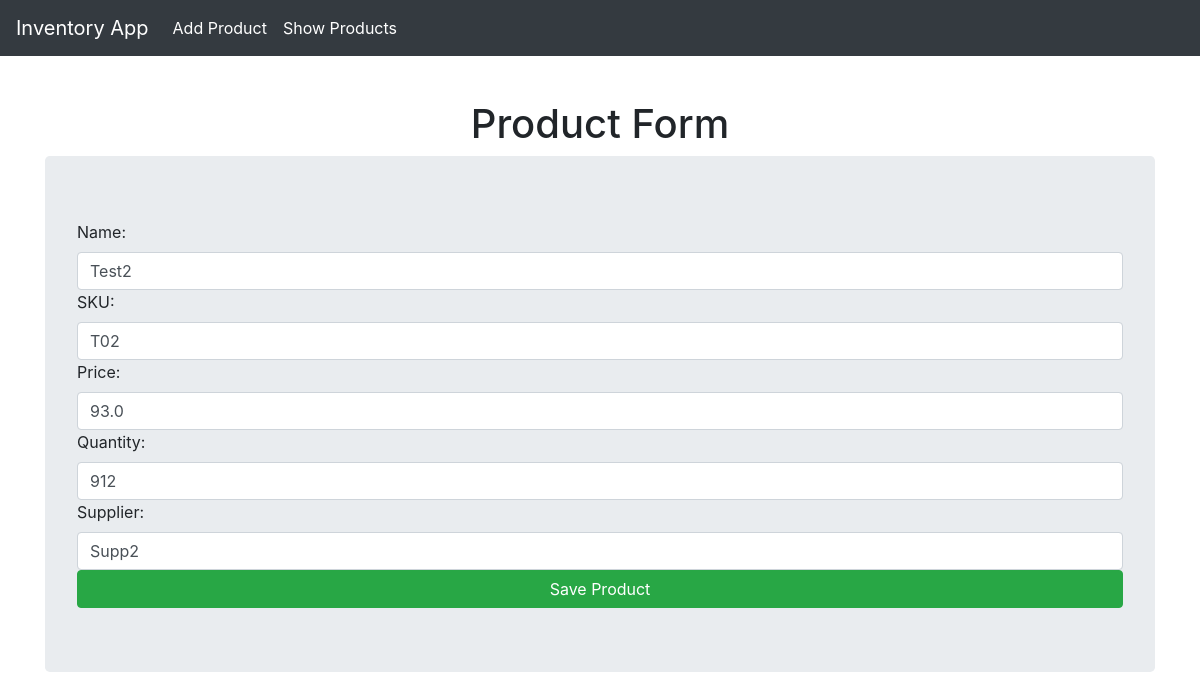
The page /update/3/ on the database its author committed.
### invApp/models.py (models this page shows, shortened)
class Product(models.Model):
    product_id = models.AutoField(primary_key=True)
    name = models.CharField(max_length=100)
    sku = models.CharField(max_length=50, unique=True)
    price = models.FloatField()
    quantity = models.IntegerField()
    supplier = models.CharField(max_length=100)

### invApp/views.py (the view)
# urls.py: path('update/<int:product_id>/', views.product_update_view, name='product_update'),
def product_update_view(request, product_id):
    product = Product.objects.get(product_id=product_id)
    form = ProductForm(instance=product)
    if request.method == "POST":
        form = ProductForm(request.POST, instance=product)
        if form.is_valid():
            form.save()
            return redirect('product_list')
    return render(request, 'invApp/product_form.html',
                  {'form':form})

### invApp/templates/invApp/product_form.html (shortened to what this page needs)
{% extends "invApp/layout.html" %}
{% block content %}
    <h1 class="text-center">Product Form</h1>
    <form method="POST" class="jumbotron">
        {{form}}
        <button class="btn btn-success btn-block" type="submit">
            Save Product
        </button>
    </form>
{% endblock %}

### invApp/templates/invApp/layout.html (style rules this page uses)
h1 { margin-top: 100px; }

### rows shown on the page
Product: name "Test2", sku "T02", price "93.0", quantity "912", supplier "Supp2"
